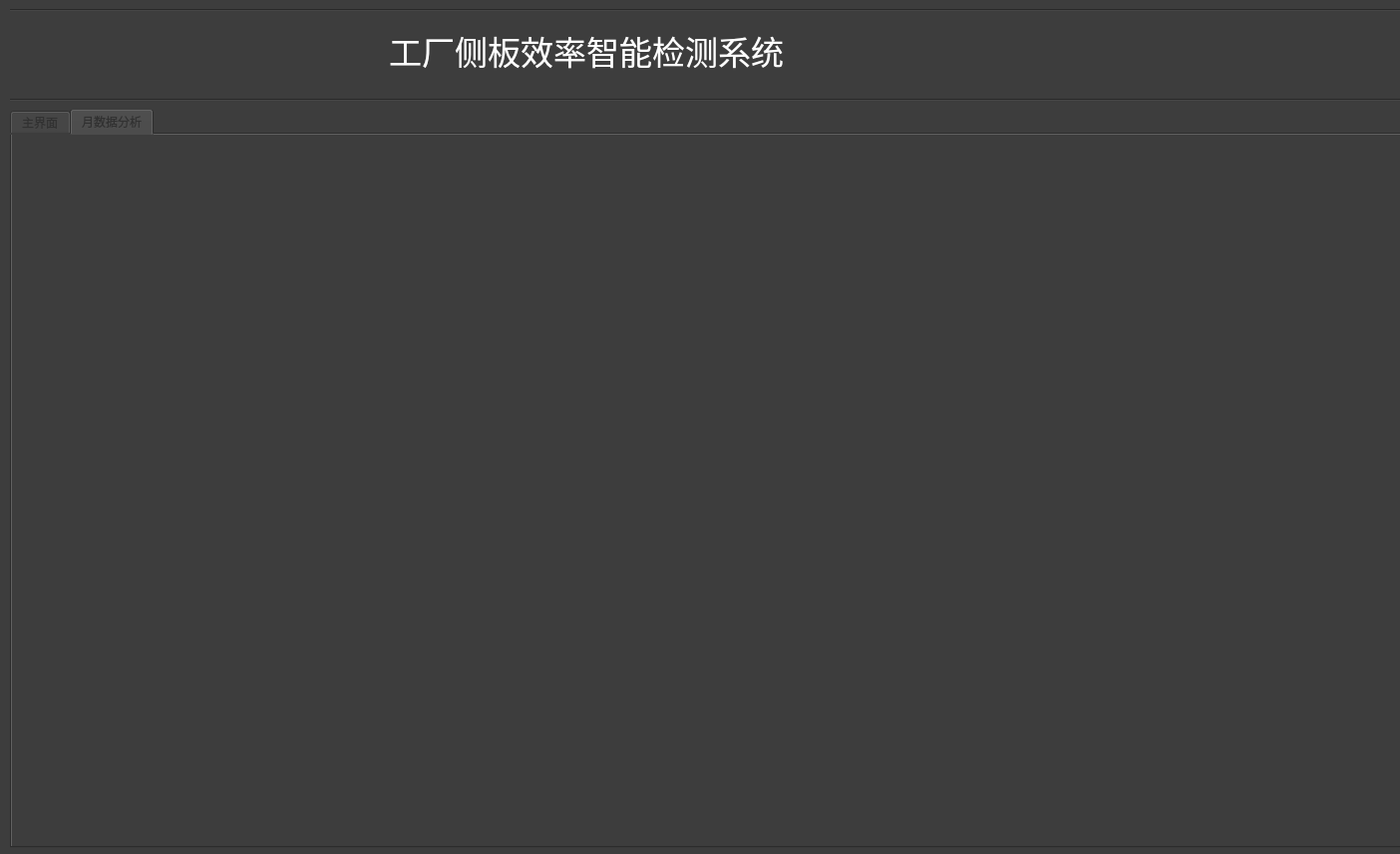
<?xml version="1.0" encoding="UTF-8"?>
<ui version="4.0">
 <class>Form</class>
 <widget class="QWidget" name="Form">
  <property name="geometry">
   <rect>
    <x>0</x>
    <y>0</y>
    <width>1404</width>
    <height>856</height>
   </rect>
  </property>
  <property name="windowTitle">
   <string>Form</string>
  </property>
  <property name="styleSheet">
   <string notr="true">color: rgb(255, 255, 255);
background-color: rgb(61, 61, 61);
</string>
  </property>
  <widget class="QTabWidget" name="tabWidget">
   <property name="geometry">
    <rect>
     <x>10</x>
     <y>109</y>
     <width>1421</width>
     <height>741</height>
    </rect>
   </property>
   <property name="styleSheet">
    <string notr="true">color: rgb(49, 49, 49);
font: 75 10pt &quot;Aharoni&quot;;</string>
   </property>
   <property name="currentIndex">
    <number>1</number>
   </property>
   <widget class="QWidget" name="tab">
    <attribute name="title">
     <string>主界面</string>
    </attribute>
    <widget class="QGraphicsView" name="graphicsView_MT">
     <property name="geometry">
      <rect>
       <x>60</x>
       <y>10</y>
       <width>480</width>
       <height>340</height>
      </rect>
     </property>
    </widget>
    <widget class="QGraphicsView" name="graphicsView_OEE">
     <property name="geometry">
      <rect>
       <x>550</x>
       <y>10</y>
       <width>480</width>
       <height>340</height>
      </rect>
     </property>
    </widget>
    <widget class="QGraphicsView" name="graphicsView_Loss">
     <property name="geometry">
      <rect>
       <x>60</x>
       <y>360</y>
       <width>480</width>
       <height>340</height>
      </rect>
     </property>
    </widget>
    <widget class="QGraphicsView" name="graphicsView_Pie">
     <property name="geometry">
      <rect>
       <x>550</x>
       <y>360</y>
       <width>480</width>
       <height>340</height>
      </rect>
     </property>
    </widget>
    <widget class="QLabel" name="label_2">
     <property name="geometry">
      <rect>
       <x>1040</x>
       <y>260</y>
       <width>360</width>
       <height>240</height>
      </rect>
     </property>
     <property name="styleSheet">
      <string notr="true">background-color: rgb(255, 255, 255);</string>
     </property>
     <property name="text">
      <string>TextLabel</string>
     </property>
    </widget>
    <widget class="QLabel" name="label">
     <property name="geometry">
      <rect>
       <x>1040</x>
       <y>10</y>
       <width>360</width>
       <height>240</height>
      </rect>
     </property>
     <property name="styleSheet">
      <string notr="true">background-color: rgb(255, 255, 255);</string>
     </property>
     <property name="text">
      <string>TextLabel</string>
     </property>
    </widget>
    <widget class="QTextBrowser" name="textBrowser">
     <property name="geometry">
      <rect>
       <x>1040</x>
       <y>510</y>
       <width>361</width>
       <height>191</height>
      </rect>
     </property>
     <property name="styleSheet">
      <string notr="true">color: rgb(255, 255, 255);</string>
     </property>
    </widget>
   </widget>
   <widget class="QWidget" name="tab_3">
    <attribute name="title">
     <string>月数据分析</string>
    </attribute>
   </widget>
  </widget>
  <widget class="Line" name="line">
   <property name="geometry">
    <rect>
     <x>10</x>
     <y>0</y>
     <width>1421</width>
     <height>20</height>
    </rect>
   </property>
   <property name="styleSheet">
    <string notr="true"/>
   </property>
   <property name="orientation">
    <enum>Qt::Horizontal</enum>
   </property>
  </widget>
  <widget class="Line" name="line_2">
   <property name="geometry">
    <rect>
     <x>10</x>
     <y>90</y>
     <width>1421</width>
     <height>20</height>
    </rect>
   </property>
   <property name="orientation">
    <enum>Qt::Horizontal</enum>
   </property>
  </widget>
  <widget class="QLabel" name="label_3">
   <property name="geometry">
    <rect>
     <x>390</x>
     <y>30</y>
     <width>451</width>
     <height>41</height>
    </rect>
   </property>
   <property name="font">
    <font>
     <pointsize>25</pointsize>
    </font>
   </property>
   <property name="styleSheet">
    <string notr="true">color: rgb(255, 255, 255);</string>
   </property>
   <property name="text">
    <string>工厂侧板效率智能检测系统</string>
   </property>
  </widget>
 </widget>
 <resources/>
 <connections/>
</ui>
